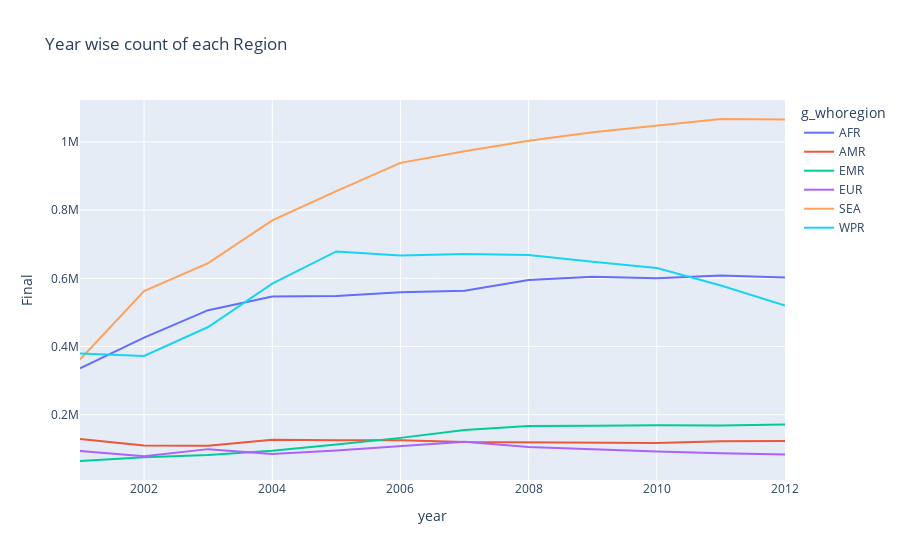

The cell this chart's notebook holds for it:
### Code cell
yr_region_sp_df=new_sp_df.pivot_table(index=['year','g_whoregion'],values='Final',aggfunc=np.sum).reset_index()
px.line(yr_region_sp_df, x="year", y="Final", color="g_whoregion",
       title='Year wise count of each Region')

### Figure 1 — Plotly figure (JSON) as saved in the notebook; plotly's stock layout.template omitted (floating-point values rounded to 4 significant figures)
{"data": [{"hovertemplate": "g_whoregion=AFR<br>year=%{x}<br>Final=%{y}<extra></extra>", "legendgroup": "AFR", "line": {"color": "#636efa", "dash": "solid"}, "mode": "lines", "name": "AFR", "orientation": "v", "showlegend": true, "type": "scatter", "x": [2001, 2002, 2003, 2004, 2005, 2006, 2007, 2008, 2009, 2010, 2011, 2012], "xaxis": "x", "y": [335963, 426081, 506534, 546523, 548353, 559413, 563844, 594788, 604343, 600323, 607967, 602174], "yaxis": "y"}, {"hovertemplate": "g_whoregion=AMR<br>year=%{x}<br>Final=%{y}<extra></extra>", "legendgroup": "AMR", "line": {"color": "#EF553B", "dash": "solid"}, "mode": "lines", "name": "AMR", "orientation": "v", "showlegend": true, "type": "scatter", "x": [2001, 2002, 2003, 2004, 2005, 2006, 2007, 2008, 2009, 2010, 2011, 2012], "xaxis": "x", "y": [128601, 109613, 108576, 126613, 125141, 124620, 119463, 119300, 118877, 116803, 121885, 122653], "yaxis": "y"}, {"hovertemplate": "g_whoregion=EMR<br>year=%{x}<br>Final=%{y}<extra></extra>", "legendgroup": "EMR", "line": {"color": "#00cc96", "dash": "solid"}, "mode": "lines", "name": "EMR", "orientation": "v", "showlegend": true, "type": "scatter", "x": [2001, 2002, 2003, 2004, 2005, 2006, 2007, 2008, 2009, 2010, 2011, 2012], "xaxis": "x", "y": [64055, 75121, 81306, 93779, 112284, 131903, 155201, 166443, 167804, 169105, 167838, 170843], "yaxis": "y"}, {"hovertemplate": "g_whoregion=EUR<br>year=%{x}<br>Final=%{y}<extra></extra>", "legendgroup": "EUR", "line": {"color": "#ab63fa", "dash": "solid"}, "mode": "lines", "name": "EUR", "orientation": "v", "showlegend": true, "type": "scatter", "x": [2001, 2002, 2003, 2004, 2005, 2006, 2007, 2008, 2009, 2010, 2011, 2012], "xaxis": "x", "y": [93099, 77971, 98869, 84641, 94716, 108326, 120316, 105103, 98036, 91950, 86970, 83446], "yaxis": "y"}, {"hovertemplate": "g_whoregion=SEA<br>year=%{x}<br>Final=%{y}<extra></extra>", "legendgroup": "SEA", "line": {"color": "#FFA15A", "dash": "solid"}, "mode": "lines", "name": "SEA", "orientation": "v", "showlegend": true, "type": "scatter", "x": [2001, 2002, 2003, 2004, 2005, 2006, 2007, 2008, 2009, 2010, 2011, 2012], "xaxis": "x", "y": [361775, 562350, 644485, 769792, 855629, 938583, 972490, 1003461, 1028690, 1047007, 1067347, 1065852], "yaxis": "y"}, {"hovertemplate": "g_whoregion=WPR<br>year=%{x}<br>Final=%{y}<extra></extra>", "legendgroup": "WPR", "line": {"color": "#19d3f3", "dash": "solid"}, "mode": "lines", "name": "WPR", "orientation": "v", "showlegend": true, "type": "scatter", "x": [2001, 2002, 2003, 2004, 2005, 2006, 2007, 2008, 2009, 2010, 2011, 2012], "xaxis": "x", "y": [379157, 372297, 457160, 584430, 678902, 666600, 671436, 668306, 648900, 630050, 579006, 520281], "yaxis": "y"}], "layout": {"legend": {"title": {"text": "g_whoregion"}, "tracegroupgap": 0}, "title": {"text": "Year wise count of each Region"}, "xaxis": {"anchor": "y", "domain": [0, 1], "title": {"text": "year"}}, "yaxis": {"anchor": "x", "domain": [0, 1], "title": {"text": "Final"}}}}
